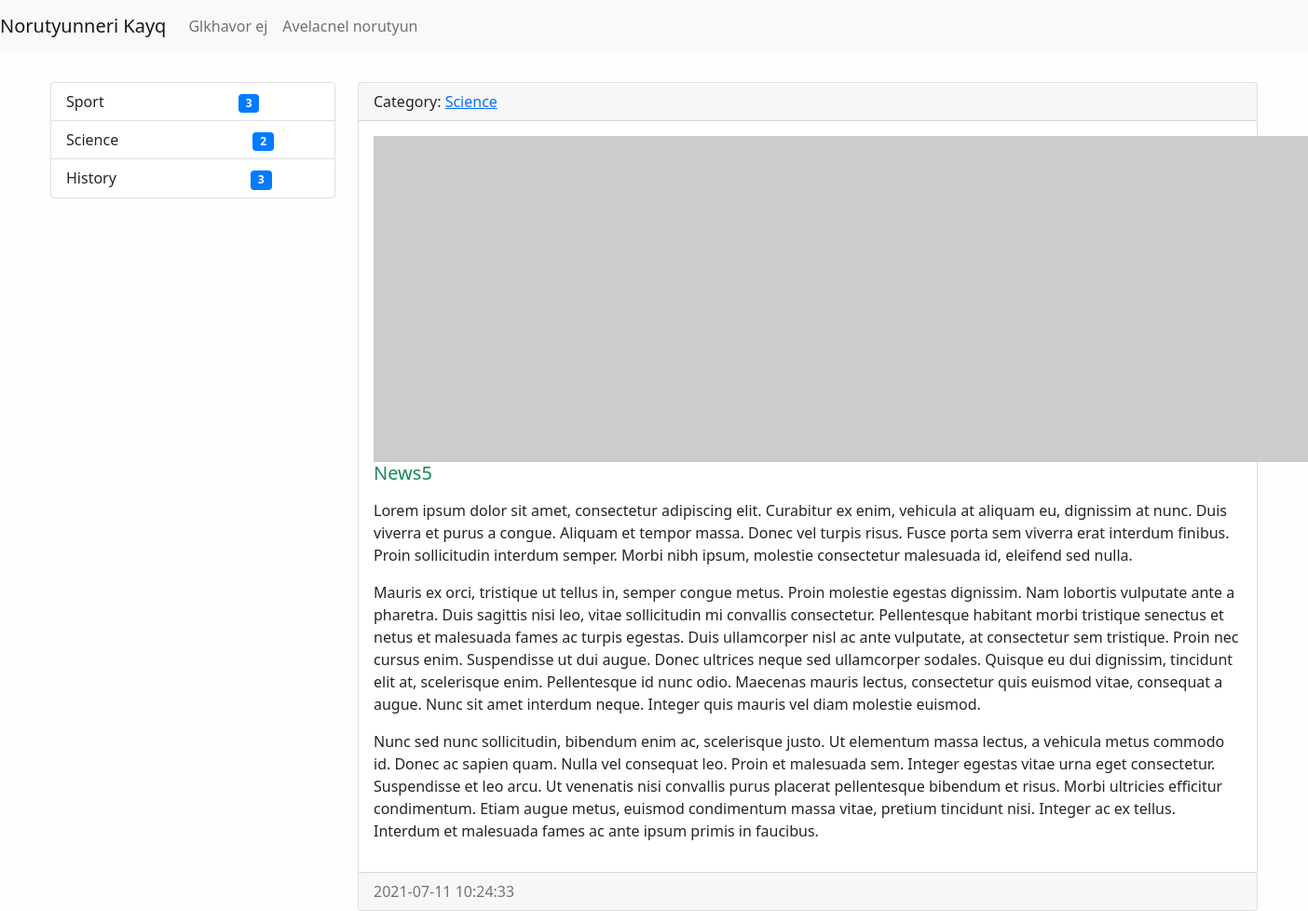
Page /news/5/ on the committed database.
### news/models.py (models this page shows, shortened)
class Category(models.Model):
    title = models.CharField(max_length=150, db_index=True, verbose_name='CATEGORYI ANUN')
    def get_absolute_url(self):
        return reverse('category', kwargs={"category_id": self.pk})
    def __str__(self):
        return self.title
    class Meta:
        verbose_name = "Category"
        verbose_name_plural = "Categoryner"
        ordering = ['title']

class News(models.Model):
    title = models.CharField(max_length=150, verbose_name="ANUN")
    content = models.TextField(blank=True)
    created_at = models.DateTimeField(auto_now_add=True, verbose_name='STEGHTSVEL E')
    updated_at = models.DateTimeField(auto_now=True, verbose_name='POPOKHVEL E')
    photo = models.ImageField(upload_to='photos/%Y/%m/%d/', blank=True)
    is_published = models.BooleanField(default=True, verbose_name='HRATARAKVEL E')
    category = models.ForeignKey('Category', on_delete=models.PROTECT, related_name='get_news')
    views = models.IntegerField(default=0)
    class Meta:
        verbose_name = "Norutyun"  # entavernagira tsarayum(or` add news-y darav add Norutyun...)
        verbose_name_plural = "Norutyunner"  # sa el hognakii depqum(inchin -s er avelacnum` sa kdarna)
        ordering = ['-created_at']  # ev adminki ev modeli sort. hertakanutyuny kpokhvi

### news/views.py (the view)
# urls.py: path('news/<int:pk>/', ViewNews.as_view(), name='view_news'),
class ViewNews(DetailView):
    model = News
    context_object_name = 'news_item'

### news/templatetags/news_tags.py (called while the page is built)
@register.inclusion_tag('news/list-categories.html')
def show_categories(arg1="hello", arg2="world"):
    categories = Category.objects.annotate(cnt=Count("get_news")).filter(cnt__gt=0)
    return {"categories": categories, "arg1": arg1,  "arg2": arg2}

### news/templates/news/news_detail.html (shortened to what this page needs)
{% extends 'base.html' %}
{% block sidebar %}
    {% include 'inc/_sidebar.html' %}
{% endblock %}
{% block content %}
<div class="card mt-3">
    <div class="card-header">
        Category: <a href="{{ news_item.category.get_absolute_url }}"> {{ news_item.category }} </a>
    </div>
    <div class="card-body">
        {% if item.photo %}
        <img alt="" class="float-left mr-3" src="{{ news_item.photo.url }}" width="350">
        {% else %}
        <img alt="" class="float-left mr-3" src="https://picsum.photos/id/1050/350/235">
        {% endif %}
        <h5 class="card-title {% cycle  'text-success' 'text-danger'%} ">{{ news_item.title }}</h5>
        <p class="card-text">{{ news_item.content|linebreaks }}</p>
    </div>
    <div class="card-footer text-muted">
        {{ news_item.created_at|date:'Y-m-d H:i:s' }}
    </div>
</div>
{% endblock %}

### news/templates/news/list-categories.html (shortened to what this page needs)
<div class="list-group">
    {% for item in categories %}
    <a class="list-group-item list-group-item-action" href="{{ item.get_absolute_url }}">
        {{ item.title }} <span class="badge badge-primary badge-pill"
                               style="background-color: #007bff;color: white;margin-left: 140px;">{{ item.cnt }}</span></a>
    {% endfor %}
</div>

### mysite/static/css/style.css (style rules this page uses)
body { background-color: #fefefe; }

### rows in the picture
Category: title "Sport", cnt "3"
Category: title "Science", cnt "2"
Category: title "History", cnt "3"
News: category "Science", title "News5", content "Lorem ipsum dolor sit amet, consectetur adipiscing elit. Curabitur ex enim, vehicula at aliquam eu, dignissim at nunc. Duis viverra et purus a congue. Aliquam et tempor massa. Donec vel turpis risus. Fusce porta sem viverra erat interdum finibus. Proin sollicitudin interdum semper. Morbi nibh ipsum, molestie consectetur malesuada id, eleifend sed nulla. Mauris ex orci, tristique ut tellus in, semper congue metus. Proin molestie egestas dignissim. Nam lobortis vulputate ante a pharetra. Duis sagittis nisi leo, vitae sollicitudin mi convallis consectetur. Pellentesque habitant morbi tristique senectus et netus et malesuada fames ac turpis egestas. Duis ullamcorper nisl ac ante vulputate, at…", created_at "2021-07-11 10:24:33"
